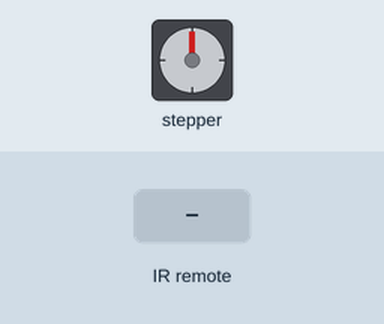
The sketch below on a simulated Arduino Uno, built with avr-gcc and run on an emulated ATmega328P. On the bench: stepper motor. Wiring (inferred from the names in the program): stepper motor driver (200 steps per turn assumed): step pin 2; direction pin 3; enable pin 8. The inputs (shaded band) are chosen by the test bench. What the sketch prints to the serial monitor is not drawn.

Above: at 1.2 s.
1.3 s: infrared code 0xFF38C7 received
At 1.45 s:
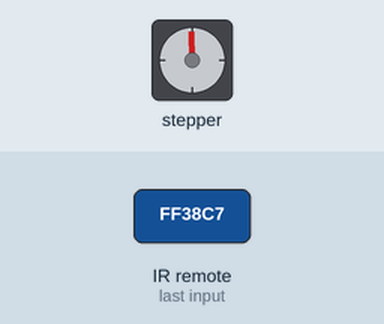
At 2.06 s:
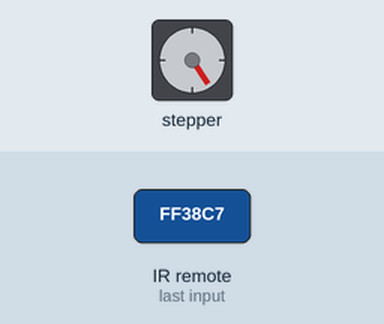
4.3 s: infrared code 0xFF6897 received
At 4.8 s:
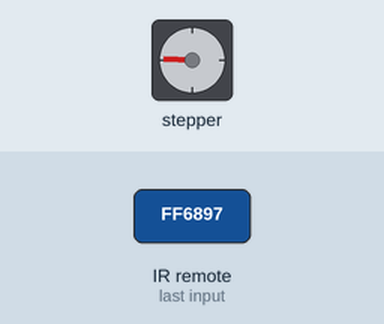
Timing chart, 0 to 16.3 s (numbered marks = the images above; inputs shaded):
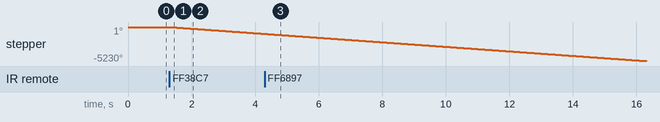

Measured:
- after the input at 1.3 s, stepper: keeps turning counter-clockwise at about 349°/s, starting at once

The sketch:

32_Stepper_remote.ino
```cpp
//==========================================
#include <IRremote.h>

int RECV_PIN = 11;
int en = 8 ;
int dirPin = 3 ;
int stepPin = 2 ;
int rpm_motor = 60; // vong/phut
int dir_motor = 0;
boolean run_status = false;

IRrecv irrecv(RECV_PIN);

decode_results results;

void setup()
{
  Serial.begin(9600);

  pinMode(en, OUTPUT); // Enable
  pinMode(stepPin, OUTPUT); // Step
  pinMode(dirPin, OUTPUT); // Dir
  digitalWrite(en, LOW); // Set Enable low

  Serial.println("IR Receiver Button Decode");
  Serial.println("Enabling IRin");
  irrecv.enableIRIn(); // start the IR receiver
  Serial.print(F("Ready to receive IR signals at pin "));
  Serial.println(RECV_PIN);
}

void loop() {
  if (irrecv.decode(&results))  // nếu nhận được tín hiệu
  {
    uint32_t IRcode = results.value;
    //    Serial.println(IRcode);
    String keyBuf = translateIR(IRcode);

    if (keyBuf == "UP") {
      rpm_motor++;
    } else if (keyBuf == "DOWN") {
      rpm_motor--;
    } else if (keyBuf == "LEFT") {
      dir_motor = 0;
    } else if (keyBuf == "RIGHT") {
      dir_motor = 1;
    } else if (keyBuf == "OK") {
      run_status = !run_status;
    }
//    Serial.println(rpm_motor);
//    Serial.println(dir_motor);
    irrecv.resume(); // nhận giá trị tiếp theo
  }
  if (run_status) {
    runMotor(dir_motor, rpm_motor);
  }
}

void runMotor(int dir, int rpm) {
  float maxSpeed = rpm / 60.0 * 200;
  float period = 0.5 / maxSpeed * 1000000;
  digitalWrite(dirPin, dir);
  digitalWrite(stepPin, HIGH);
  delayMicroseconds(period);
  digitalWrite(stepPin, LOW);
  delayMicroseconds(period);
}

String translateIR(uint32_t code) {
  String keyBuff = "";
  switch (code) {
    case 0xFF6897:
      keyBuff = "*";
      break;
    case 0xFFB04F:
      keyBuff = "#";
      break;
    case 0xFF18E7:
      keyBuff = "UP";
      break;
    case 0xFF4AB5:
      keyBuff = "DOWN";
      break;
    case 0xFF5AA5:
      keyBuff = "RIGHT";
      break;
    case 0xFF10EF:
      keyBuff = "LEFT";
      break;
    case 0xFF38C7:
      keyBuff = "OK";
      break;
    case 0xFF9867:
      keyBuff = "0";
      break;
    case 0xFFA25D:
      keyBuff = "1";
      break;
    case 0xFF629D:
      keyBuff = "2";
      break;
    case 0xFFE21D:
      keyBuff = "3";
      break;
    case 0xFF22DD:
      keyBuff = "4";
      break;
    case 0xFF02FD:
      keyBuff = "5";
      break;
    case 0xFFC23D:
      keyBuff = "6";
      break;
    case 0xFFE01F:
      keyBuff = "7";
      break;
    case 0xFFA857:
      keyBuff = "8";
      break;
    case 0xFF906F:
      keyBuff = "9";
      break;
    default:
      return keyBuff;
  }
//  Serial.println(keyBuff);
  return keyBuff;
}
```
